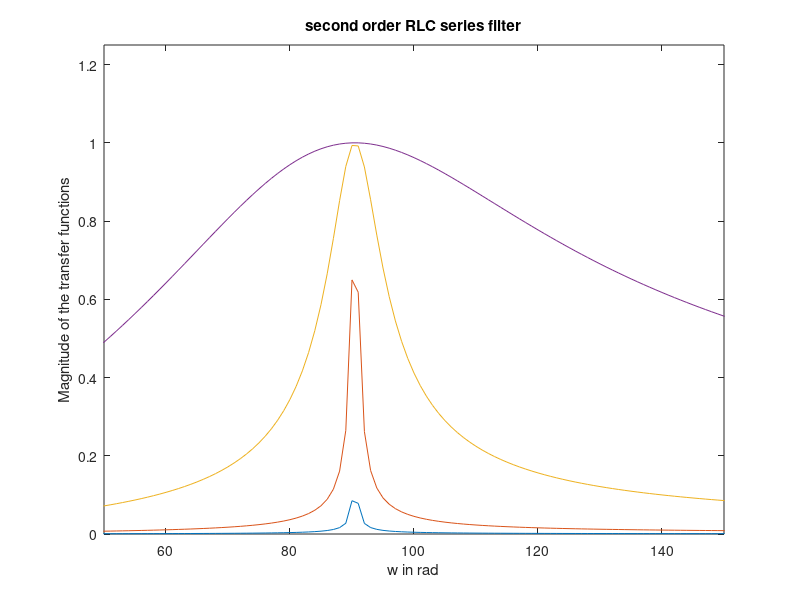

This chart was generated by the following MATLAB code: (Note: this script raises an error after producing the figure.)
clf
R=[10 100 1000 7816.4]
L=122.156;
C=0.000001;
w=0:1:200;
for i=1:4
T1=((j*w)*(R(i)/L))./(-w.^2+j*w*(R(i)/L)+1/(L*C));
Mag_T1=abs(T1);
plot(w,Mag_T1);
hold on
end
title('second order RLC series filter')
xlabel('w in rad');
ylabel('Magnitude of the transfer functions');
axis([50 150 0 1.25])
gtext('R=10');gtext('R=100');
gtext('R=1000');gtext('R=7816	.4');
